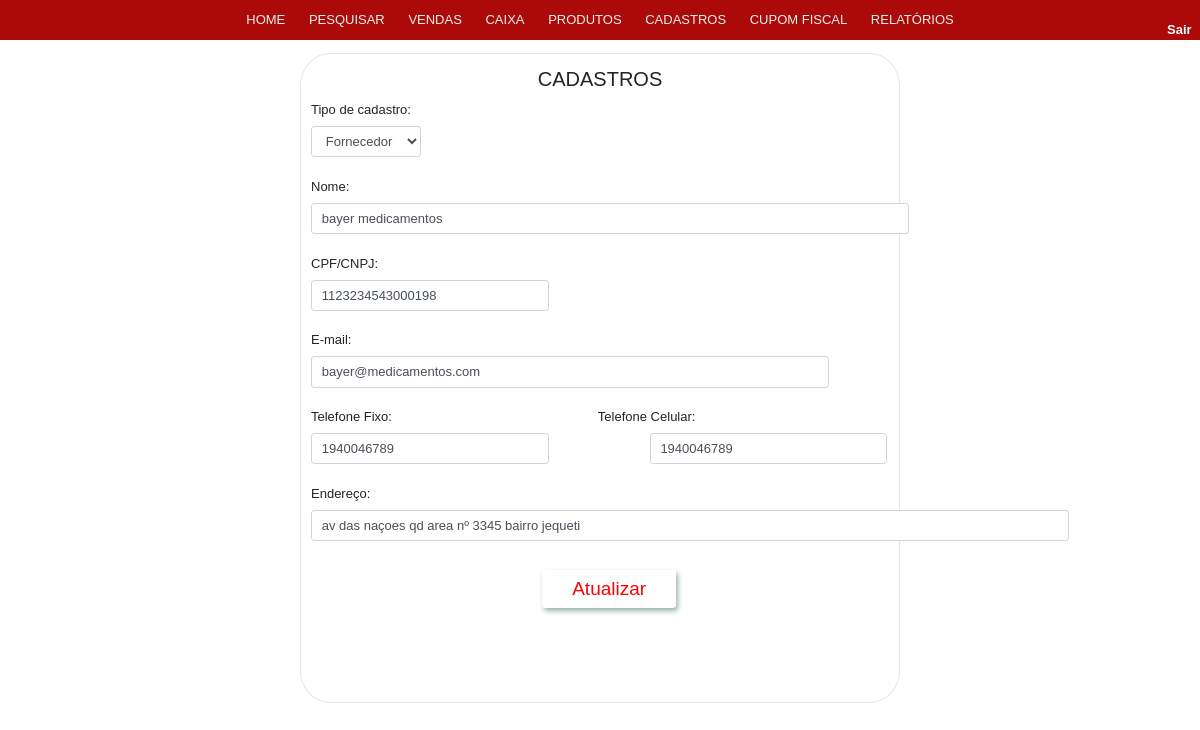
The app's page /view/AtualizaFornecedor.php?id_get_up=39 with its own data.
### tables this page shows
CREATE TABLE IF NOT EXISTS `pessoa` (
  `id_pessoa` INT NOT NULL AUTO_INCREMENT,
  `nome` VARCHAR(45) NOT NULL,
  `cpf_cnpj` VARCHAR(20) NULL,
  `tipo_pessoa` ENUM('cliente', 'funcionario', 'fornecedor') NOT NULL,
  `email` VARCHAR(45) NULL,
  `telefone_fixo` VARCHAR(11) NULL,
  `telefone_celular` VARCHAR(11) NULL,
  `matricula` VARCHAR(11) NULL,
  `senha` VARCHAR(45) NULL,
  `funcao` ENUM('gerente', 'vendedor', 'operador de caixa') NULL,
  `endereco` VARCHAR(60) NULL,
  PRIMARY KEY (`id_pessoa`),
  UNIQUE INDEX `cpf_cnpj_UNIQUE` (`cpf_cnpj` ASC) );

### model/Pessoa.php (called while the page is built, shortened)
<?php
require_once 'Conexao.php';
class Pessoa
{
    public function selectPessoaFornecedor($id_up)
    {
        $conexao = new Conexao("projeto_cristofarma", "localhost", "root", "");
        $dados  = $conexao->pdo->prepare("SELECT * FROM pessoa WHERE tipo_pessoa = 'fornecedor' AND id_pessoa = :id " );
        $dados->bindValue("id", $id_up);
        $dados->execute();
        $dadosSelecionados = $dados->fetchAll(PDO::FETCH_ASSOC);
        return $dadosSelecionados;
    }
}
?>

### model/Conexao.php (called while the page is built, shortened)
<?php
class Conexao {
    function __construct($dbname, $host, $user, $senha)
    {
        try {
            $this->pdo  = new PDO("mysql:dbname=" . $dbname . ";host=" . $host, $user, $senha);
        } catch (PDOException $e) {
            echo "Erro com Banco de Dados: " . $e->getMessage();
            exit();
        } catch (Exception $e) {
            echo "Erro Generico: " . $e->getMessage();
            exit();
        }
    }
}
?>

### view/AtualizaFornecedor.php (the view, shortened to what this page needs)
<!doctype html>
<html lang="pt">
<head>
    <link rel="stylesheet" href="../css/bootstrap/nav/navegador.css">
    <link rel="stylesheet" href="../css/estilo.css">
</head>
<body>
    <?php
    require_once '../model/Pessoa.php';
    require_once '../model/Conexao.php';
    $pessoa =  new Pessoa();
    ?>
    <header>
    <nav class="dp-menu">
        <ul>
            <li><a href="home.php">HOME</a></li>
            <li><a href="#">PESQUISAR</a>
            </li>
            <li><a href="Vendas.php">VENDAS</a></li>
            <li><a href="Caixa.php">CAIXA</a></li>
            <li><a href="#">PRODUTOS</a>
            </li>
            <li><a href="Cadastros.php">CADASTROS</a></li>
            <li><a href="CupomFiscal.php">CUPOM FISCAL</a></li>
            <li><a href="#">RELATÓRIOS</a>
        </ul>
    </nav>
    <div id="divSair" >
        <a href="index.php">Sair</a>
    </div>
    </header>
    <section id="principal">
        <?php
        if (isset($_GET['id_get_up']))
        {
            $id_up = addslashes($_GET['id_get_up']);
            $retornoConsulta = $pessoa->selectPessoaFornecedor($id_up);
        }
        ?>
        <form id="cadastro" method="POST">
            <legend>CADASTROS</legend>
            <label id="txtTipoCadastro">Tipo de cadastro:</label>
            <?php if(isset($retornoConsulta))
                    {
                        $retornoTipoPessoa = $retornoConsulta[0]['tipo_pessoa'];
                    }
            ?>
            <select id="tipoCadastro" class="form-control" name="tipoCadastro" onchange="verifica(this.value)">
                <option value="fornecedor" <?php if ($retornoTipoPessoa == 'fornecedor'){echo 'selected';}?>>Fornecedor</option>
            </select><br/>
            <label for="nome" id="nome">Nome:</label><br/>
            <input id="nome" type="text" class="form-control" name="nome" size="70" autofocus required value="<?php if(isset($retornoConsulta)){echo $retornoConsulta[0]['nome'];}?>"><br/><br/>
            <label for="cpfAndCnpj" id="cpf">CPF/CNPJ:</label><br/>
            <input id="cpfAndCnpj" class="form-control" type="text" name="cpf_cnpj" size="25" value="<?php if(isset($retornoConsulta)){echo $retornoConsulta[0]['cpf_cnpj'];}?>"><br/><br/>
            <label for="email" id="email">E-mail:</label><br/>
            <input id="email" class="form-control" type="email" name="email" size="60" value="<?php if(isset($retornoConsulta)){echo $retornoConsulta[0]['email'];}?>"><br/><br/>
            <label for="telefoneFixo" id="telefoneFixo">Telefone Fixo:</label>
            <label for="telefoneCelular" id="telefoneCelular" style="margin-left: 35%;">Telefone Celular:</label><br/>
            <input id="telefoneFixo" class="form-control" type="text" name="telefoneFixo" size="25" value="<?php if(isset($retornoConsulta)){echo $retornoConsulta[0]['telefone_fixo'];}?>">&nbsp; &nbsp;
            <input id="telefoneCelular" class="form-control" type="text" name="telefoneCelular" size="25"  style="margin-left: 15%;" value="<?php if(isset($retornoConsulta)){echo $retornoConsulta[0]['telefone_celular'];}?>"><br/><br/>
            <label for="endereco" id="endereco">Endereço:</label><br>
            <input id="endereco" class="form-control"type="text" name="endereco" size="90"
                value="<?php if(isset($retornoConsulta)){echo $retornoConsulta[0]['endereco'];}?>" > <br>
            <input  class="btn btn-outline-danger" id="btnCadastrar" type="submit" name="btnGravarClientes" style="margin-left: 40%; margin-top: 5%;"
                value="<?php if (isset($_GET['id_get_up'])){echo 'Atualizar';} else {echo 'Cadastrar';}?>">
        </form>
    </section>
</body>
</html>

### css/estilo.css (style rules this page uses)
* { padding: 0px; margin: 0px; font-family: sans-serif; font-size: 13px; }
section#principal { border:rgba(0, 0, 0, .1) 1px solid; border-radius: 5%; width: 50%; height: 650px; display: block; margin: auto; padding: 10px; }
#cadastro input, label { display: inline-block; }
legend { text-align: center; font-size: 15pt; margin-top: 0px; }
#notaFiscal input, label { display: inline-block; }
.btn { border: none; background-color: #74032e; color: white; padding: 5px 30px; text-align: center; text-decoration: none; display: inline-block; font-size: 19px; box-shadow: 2px 3px 5px rgb(10 74 67 / 42%); }
.btn-outline-danger { color: #ff0000; background-color: transparent; border-color: #f1eeef; font: bold; }
#divSair { width: 2%; font-size: 12pt; float: right; margin-right: 1%; margin-left: 80%; margin-top: -3%; }
#divSair a { color: white; font-weight: bolder; padding: 3px; }

### records on screen
pessoa: tipoCadastro "Fornecedor", nome "bayer medicamentos", cpf_cnpj "1123234543000198", email "bayer@medicamentos.com", telefoneFixo "1940046789", telefoneCelular "1940046789", endereco "av das naçoes qd area nº 3345 bairro jequeti"
